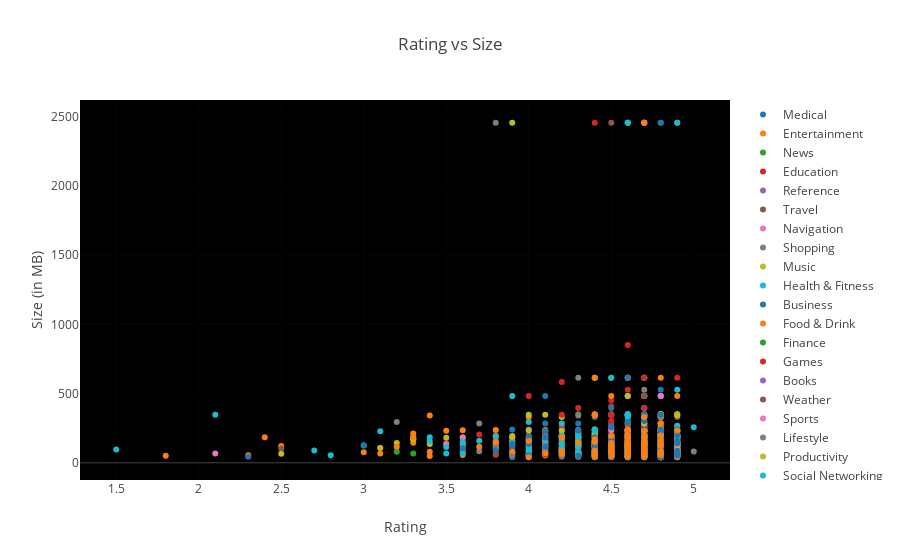

The notebook cell saved with this chart:
### Code cell
c = ['hsl('+str(h)+',50%'+',50%)' for h in np.linspace(0, 360, len(list(set(groups.Category))))]

subset_df = df[df.Size_M > 40]
groups_temp = subset_df.groupby('Category').filter(lambda x: len(x) >20)

#for category in enumerate(list(set(groups_temp.Category))):
#     print (category)

data = [{
    'x': groups_temp.loc[subset_df.Category==category[1]]['Rating'], 
    'type':'scatter',
    'y' : subset_df['Size_M'],
    'name' : str(category[1]),
    'mode' : 'markers',
    'showlegend': True,
    #'marker': {'color':c[i]}
    #'text' : df['rating'],
    } for category in enumerate(list(set(groups_temp.Category)))]


layout = {'title':"Rating vs Size", 
          'xaxis': {'title' : 'Rating'},
          'yaxis' : {'title' : 'Size (in MB)'},
         'plot_bgcolor': 'rgb(0,0,0)'}

plotly.offline.iplot({'data': data, 'layout': layout})
